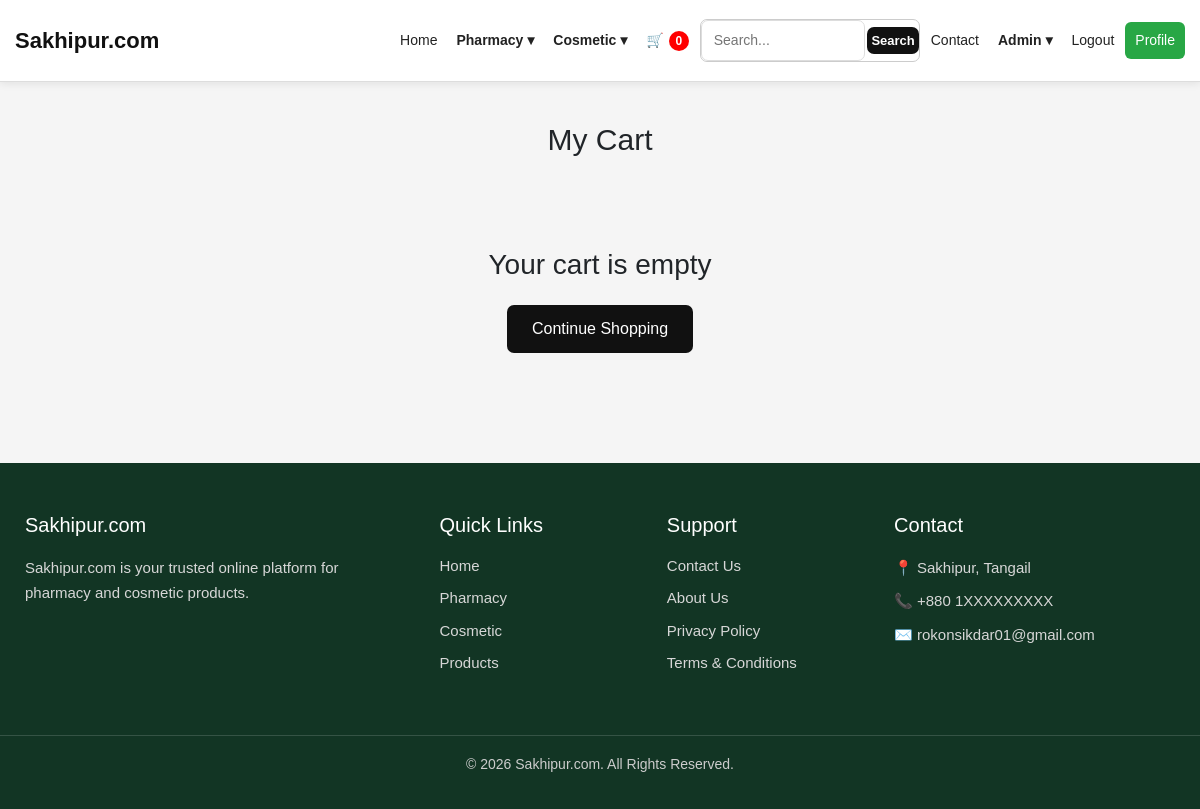
The page /mycart/ (signed in) on the database as committed earlier.
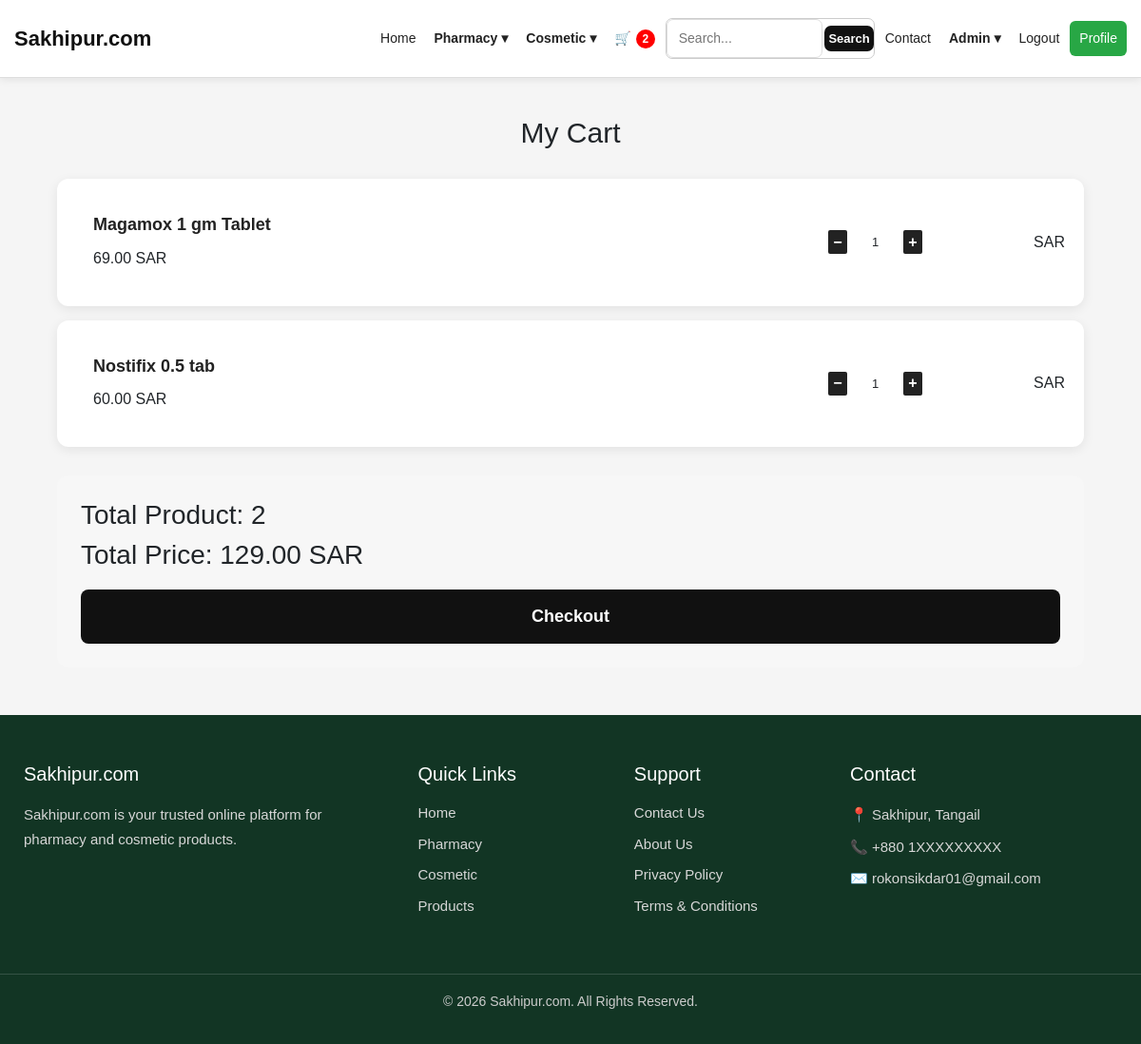
The same page on the database as committed later.
### myapp/models.py (models this page shows, shortened)
class Cart(models.Model):
    user = models.ForeignKey(User, on_delete=models.CASCADE)
    product = models.ForeignKey(Product, on_delete=models.CASCADE)
    quantity = models.PositiveIntegerField(default=1)

class Product(models.Model):
    name = models.CharField(max_length=200)
    location = models.CharField(max_length=25, null=True, blank=True)
    date = models.DateField(null=True, blank=True)
    expired = models.DateField(null=True, blank=True)
    quantity = models.PositiveIntegerField(default=0)
    price = models.DecimalField(max_digits=10, decimal_places=2)
    discount = models.DecimalField(max_digits=10, decimal_places=2, null=True, blank=True, default=0)
    image = models.ImageField(upload_to="products/", blank=True, null=True)
    created_at = models.DateTimeField(auto_now_add=True)
    updated_at = models.DateTimeField(auto_now=True)

### myapp/views.py (the view)
# urls.py: path('mycart/', views.mycart, name='mycart'),
@login_required(login_url='login')
def mycart(request):
    cart_items = Cart.objects.filter(user=request.user)
    total_product = 0
    total_price = 0
    for item in cart_items:
        total_product += item.quantity
        total_price += item.product.price * item.quantity
    return render(request, 'mycart.html', {
        'cart_items': cart_items,
        'total_product': total_product,
        'total_price': total_price,
    })

### templates/mycart.html (shortened to what this page needs)
    {% extends "index.html" %}
{% block content %}
<div class="cart-container">
    <h2>My Cart</h2>
    {% if cart_items %}
        {% for item in cart_items %}
        <div class="cart-item">
            <div class="product-info">
                <div>
                    <h3>{{ item.product.name }}</h3>
                    <p>{{ item.product.price }} SAR</p>
                </div>
            </div>
            <div class="quantity-box">
                <a href="{% url 'cart_quantity_minuss' item.id %}">
                    −
                </a>
                <span>{{ item.quantity }}</span>
                <a href="{% url 'cart_quantity_pluss' item.id %}">
                    +
                </a>
            </div>
            <div class="item-total">
                {{ item.total_price }} SAR
            </div>
        </div>
        {% endfor %}
        <div class="cart-summary">
            <h3>
                Total Product:
                <span>{{ total_product }}</span>
            </h3>
            <h3>
                Total Price:
                <span>{{ total_price }} SAR</span>
            </h3>
            <a href="{% url 'checkout' %}" class="checkout-btn">
                Checkout
            </a>
        </div>
    {% else %}
        <div class="empty-cart">
            <h3>Your cart is empty</h3>
            <a href="{% url 'index' %}" class="shop-btn">Continue Shopping</a>
        </div>
    {% endif %}
</div>
{% endblock %}

Rows that differ between the two databases and show on the page:
added Cart: product.name "Magamox 1 gm Tablet", product.price "69.00", quantity "1"
added Cart: product.name "Nostifix 0.5 tab", product.price "60.00", quantity "1"
Other text that changed with them:
{{ total_product }}: "0" → "2"
{{ total_product }}: (not shown) → "2"
{{ total_price }}: (not shown) → "129.00"
text no longer shown: "Your cart is empty Continue Shopping"
text now shown: "Total Product: Total Price: SAR Checkout"
